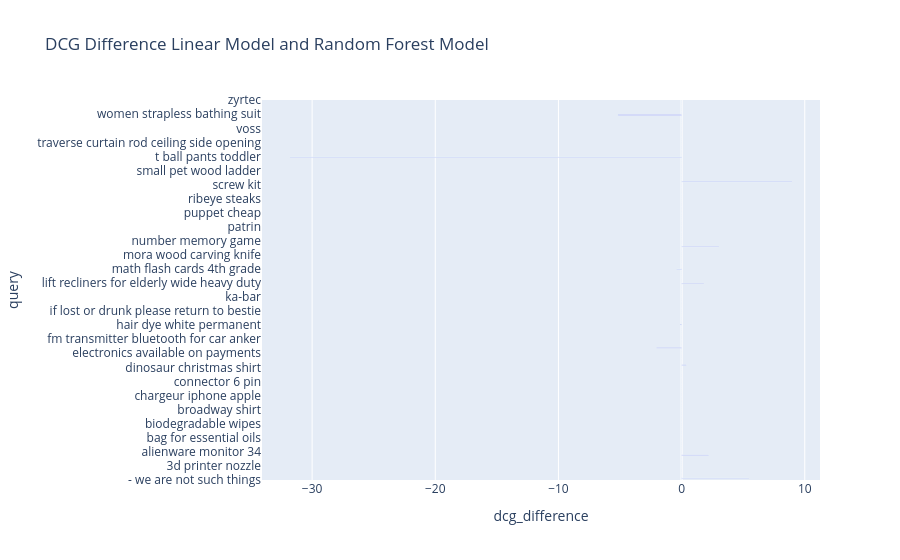

Here is the notebook cell this chart was saved with:
### Code cell
px.bar(df_metrics_merged, x="dcg_difference", y="query", orientation='h',
             hover_data=df_metrics_merged.columns,
             height=1000,
             title='DCG Difference Linear Model and Random Forest Model')

### Figure 1 — Plotly figure (JSON) as saved in the notebook; plotly's stock layout.template omitted (floating-point values rounded to 4 significant figures; data arrays with more than 128 entries replaced by an {"elided": "..."} marker saying what was removed)
{"data": [{"alignmentgroup": "True", "customdata": {"elided": "1000x12 float values"}, "hovertemplate": "dcg_difference=%{x}<br>query=%{y}<br>linear_model dcg=%{customdata[0]}<br>linear_model ndcg=%{customdata[1]}<br>linear_model prec@10=%{customdata[2]}<br>linear_model ratio_of_ratings=%{customdata[3]}<br>random_forest dcg=%{customdata[4]}<br>random_forest ndcg=%{customdata[5]}<br>random_forest prec@10=%{customdata[6]}<br>random_forest ratio_of_ratings=%{customdata[7]}<br>dcg=%{customdata[8]}<br>ndcg=%{customdata[9]}<br>prec@10=%{customdata[10]}<br>ratio_of_ratings=%{customdata[11]}<extra></extra>", "legendgroup": "", "marker": {"color": "#636efa", "pattern": {"shape": ""}}, "name": "", "offsetgroup": "", "orientation": "h", "showlegend": false, "textposition": "auto", "type": "bar", "x": {"elided": "1000 float values"}, "xaxis": "x", "y": {"elided": "1000 str values"}, "yaxis": "y"}], "layout": {"autosize": true, "barmode": "relative", "legend": {"tracegroupgap": 0}, "title": {"text": "DCG Difference Linear Model and Random Forest Model"}, "xaxis": {"anchor": "y", "autorange": true, "domain": [0, 1], "range": [-34.07, 11.24], "title": {"text": "dcg_difference"}, "type": "linear"}, "yaxis": {"anchor": "x", "autorange": true, "domain": [0, 1], "range": [-0.5, 999.5], "title": {"text": "query"}, "type": "category"}}}
